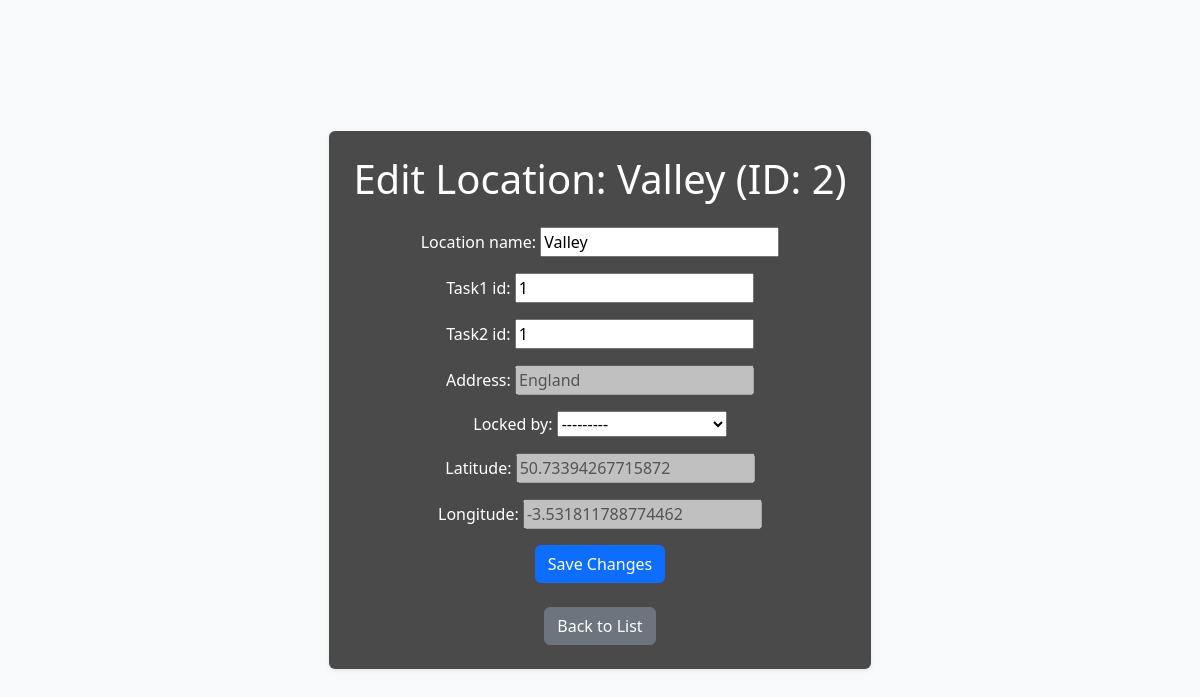
The app's page /game_admin/update-location/2/ (signed in) with its own data.
### locations/models.py (models this page shows)
class Location(models.Model):
    locID = models.AutoField(primary_key=True)
    latitude = models.FloatField()
    longitude = models.FloatField()
    address = models.TextField(default="Exeter")
    location_name = models.CharField(max_length=100, default="Location Name")  # User-defined name
    locked_by = models.ForeignKey('self', on_delete=models.SET_NULL, null=True, blank=True)
    task1_type = models.ForeignKey(ContentType, null=True, blank=True, on_delete=models.CASCADE, related_name='task1_type')
    task1_id = models.PositiveIntegerField(null=True, blank=True)
    task1 = GenericForeignKey('task1_type', 'task1_id')
    task2_type = models.ForeignKey(ContentType, null=True, blank=True, on_delete=models.CASCADE, related_name='task2_type')
    task2_id = models.PositiveIntegerField(null=True, blank=True)
    task2 = GenericForeignKey('task2_type', 'task2_id')
    def __str__(self):
        return f"{self.location_name}"

### locations/views.py (the view)
# urls.py: path('game_admin/update-location/<int:locID>/', views.update_location, name='update_location'), #Update or edit a location by location ID (locID)
@login_required
def update_location(request, locID):
    if request.user.account_type != AccountType.ADMIN.value:
        return HttpResponseForbidden(page_forbidden_string)
    location = get_object_or_404(Location, pk=locID)
    if request.method == "POST":
        form = LocationForm(request.POST, instance=location)
        if form.is_valid():
            form.save()
            return redirect('locations:location_list')  # Redirect to the list after updating
    else:
        form = LocationForm(instance=location)
    return render(request, 'locations/location_form.html', {'form': form, 'location': location})

### locations/forms.py
class LocationForm(forms.ModelForm):
    class Meta:
        model = Location
        fields = ['location_name', 'task1_id', 'task2_id', 'address', 'locked_by']
    def __init__(self, *args, **kwargs):
        super().__init__(*args, **kwargs)
        current_address = getattr(self.instance, 'address', '')
        for field in ['latitude', 'longitude']:
            self.fields[field] = forms.CharField(
                initial=getattr(self.instance, field, ''),
                disabled=True,
                required=False
            )
        if current_address != "Address not available":
            self.fields['address'] = forms.CharField(
                initial=current_address,
                disabled=True,
                required=False
            )

### locations/templates/locations/location_form.html (shortened to what this page needs)
<!DOCTYPE html>
<html lang="en">
  <head>
    <link
      href="https://cdn.jsdelivr.net/npm/bootstrap@5.3.3/dist/css/bootstrap.min.css"
      rel="stylesheet"
    />
  </head>
  <body
    class="d-flex justify-content-center align-items-center min-vh-100 bg-light"
    style="
      background-image: url('https://images.unsplash.com/reserve/bOvf94dPRxWu0u3QsPjF_tree.jpg?fm=jpg&q=60&w=3000&ixlib=rb-4.0.3&ixid=M3wxMjA3fDB8MHxzZWFyY2h8M3x8bmF0dXJhbHxlbnwwfHwwfHx8MA%3D%3D');
      background-size: cover;
      background-position: center center;
      background-repeat: no-repeat;
      background-attachment: fixed;
    "
  >
    <div
      class="text-center p-4 rounded shadow-sm"
      style="background-color: rgba(0, 0, 0, 0.7); color: white"
    >
      <h1 class="mb-4">
        Edit Location: {{ location.location_name }} (ID: {{ location.locID }})
      </h1>
      <form method="post">
        {% csrf_token %} {{ form.as_p }}
        <button type="submit" class="btn btn-primary">Save Changes</button>
      </form>
      <br />
      <a href="{% url 'locations:location_list' %}" class="btn btn-secondary"
        >Back to List</a
      >
    </div>
  </body>
</html>

### records on screen
Location: location_name "Valley", locID "2", task1_id "1", task2_id "1", address "England", locked_by "---------", latitude "50.73394267715872", longitude "-3.531811788774462"
